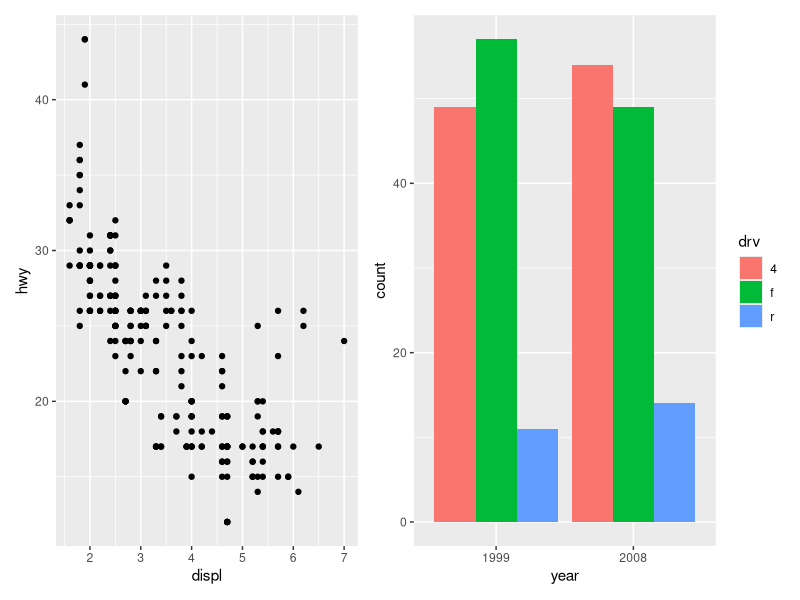
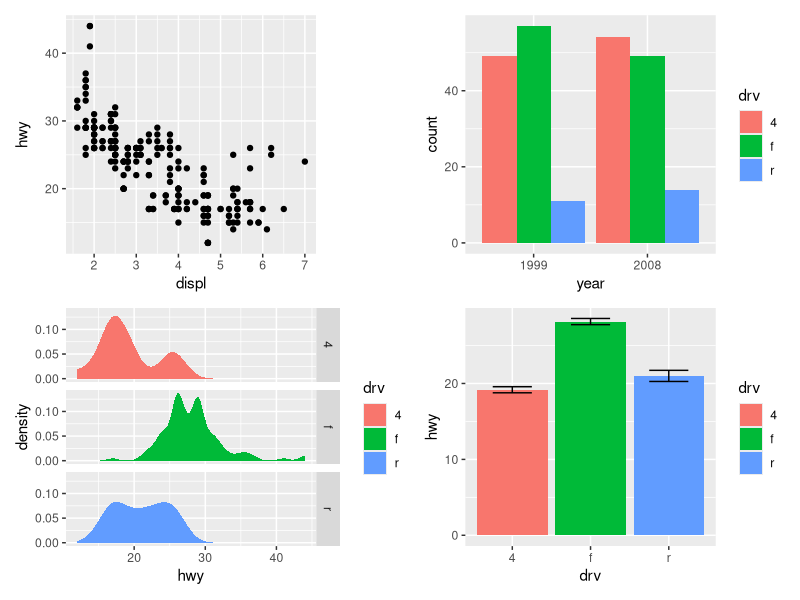
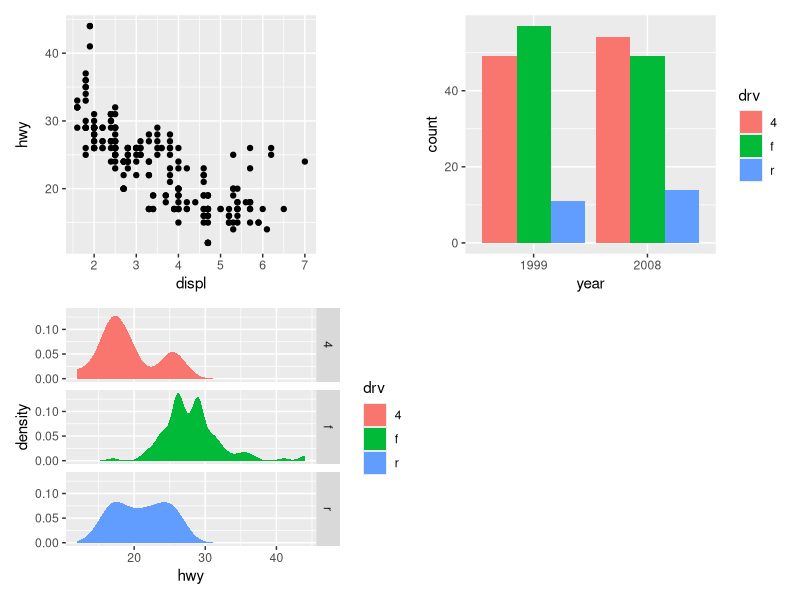
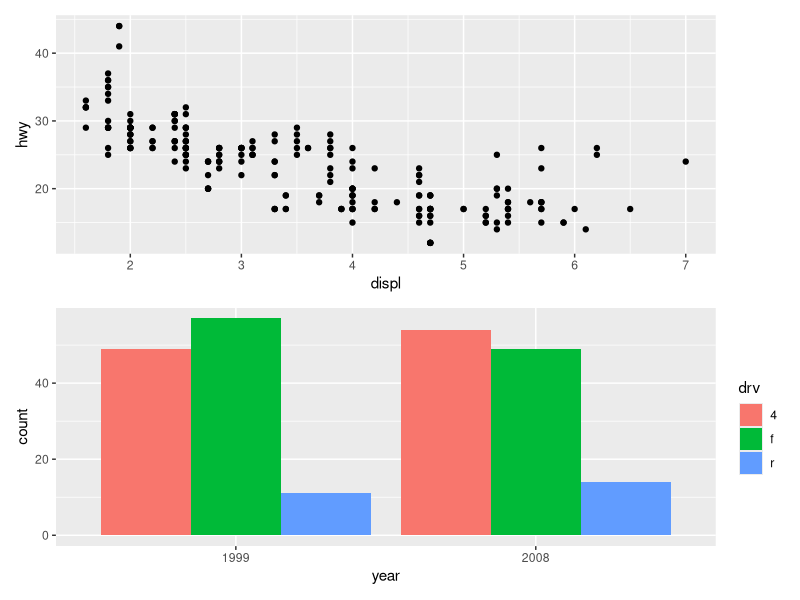
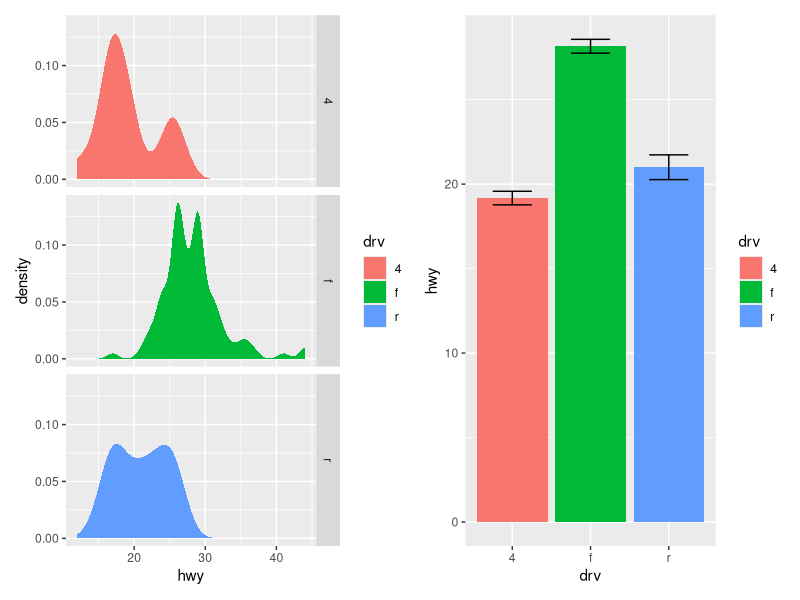
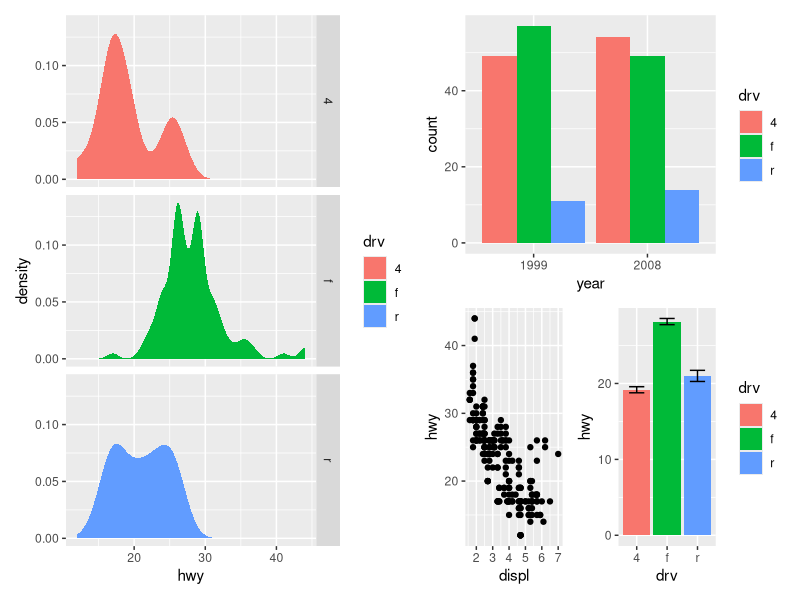
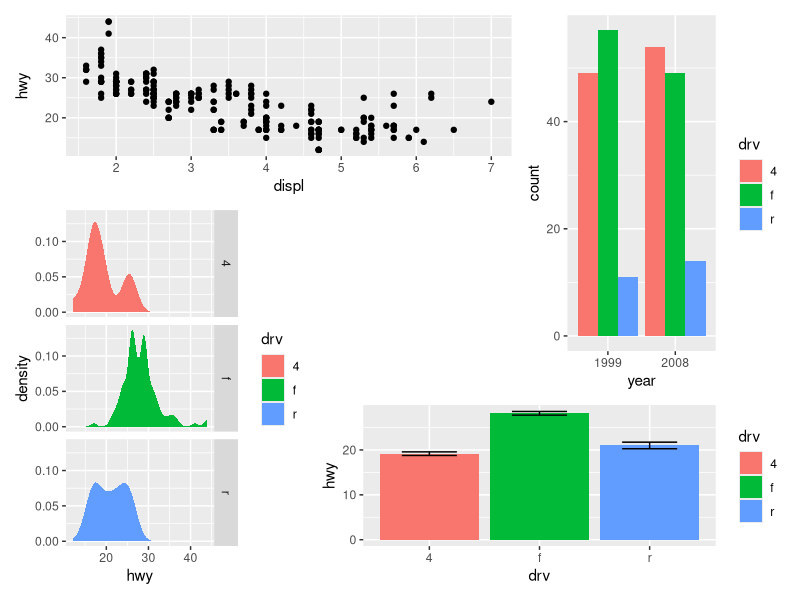
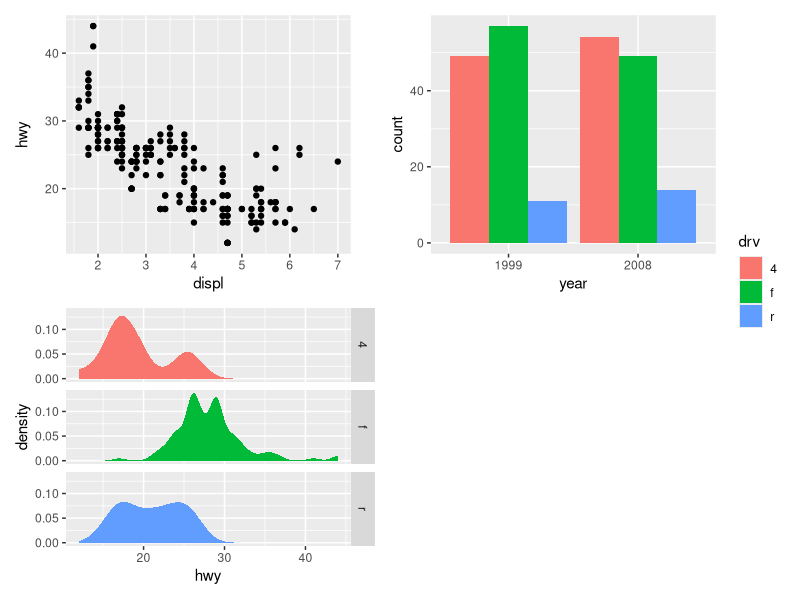

Here is the R script that generated these plots, in order:
## ---- chunk 1
# source("common.R")
# columns(1, 1 / 1.61, 1)
## ---- chunk 2
library(tidyverse)
## ---- chunk 3
p1 <- ggplot(mpg) + 
  geom_point(aes(x = displ, y = hwy))

p2 <- ggplot(mpg) + 
  geom_bar(aes(x = as.character(year), fill = drv), position = "dodge") + 
  labs(x = "year")

p3 <- ggplot(mpg) + 
  geom_density(aes(x = hwy, fill = drv), colour = NA) + 
  facet_grid(rows = vars(drv))

p4 <- ggplot(mpg) + 
  stat_summary(aes(x = drv, y = hwy, fill = drv), geom = "col", fun.data = mean_se) +
  stat_summary(aes(x = drv, y = hwy), geom = "errorbar", fun.data = mean_se, width = 0.5)
## ---- chunk 4
library(patchwork)

p1 + p2
## ---- chunk 5
p1 + p2 + p3 + p4
## ---- chunk 6
p1 + p2 + p3 + plot_layout(ncol = 2)
## ---- chunk 7
p1 / p2
## ---- chunk 8
# Basically the same as using `+` but the intend is clearer
p3 | p4
## ---- chunk 9
p3 | (p2 / (p1 | p4))
## ---- chunk 10
layout <- "
AAB
C#B
CDD
"

p1 + p2 + p3 + p4 + plot_layout(design = layout)
## ---- chunk 11
p1 + p2 + p3 + plot_layout(ncol = 2, guides = "collect")
## ---- chunk 12
p1 + p2 + p3 + guide_area() + plot_layout(ncol = 2, guides = "collect")
## ---- chunk 13
p12 <- p1 + p2
p12[[2]] <- p12[[2]] + theme_light()
p12
## ---- chunk 14
p1 + p4 & theme_minimal()
## ---- chunk 15
p1 + p4 & scale_y_continuous(limits = c(0, 45))
## ---- chunk 16
p34 <- p3 + p4 + plot_annotation(
  title = "A closer look at the effect of drive train in cars",
  caption = "Source: mpg dataset in ggplot2"
)
p34
## ---- chunk 17
p34 + plot_annotation(theme = theme_gray(base_family = "mono"))
## ---- chunk 18
p34 & theme_gray(base_family = "mono")
## ---- chunk 19
p123 <- p1 | (p2 / p3)
p123 + plot_annotation(tag_levels = "I") # Uppercase roman numerics
## ---- chunk 20
p123[[2]] <- p123[[2]] + plot_layout(tag_level = "new")
p123 + plot_annotation(tag_levels = c("I", "a"))
## ---- chunk 21
p1 + inset_element(p2, left = 0.5, bottom = 0.4, right = 0.9, top = 0.95)
## ---- chunk 22
p1 + 
  inset_element(
    p2, 
    left = 0.4, 
    bottom = 0.4, 
    right = unit(1, "npc") - unit(15, "mm"), 
    top = unit(1, "npc") - unit(15, "mm"),
    align_to = "full"
  )
## ---- chunk 23
p24 <- p2 / p4 + plot_layout(guides = "collect")
p1 + inset_element(p24, left = 0.5, bottom = 0.05, right = 0.95, top = 0.9)
## ---- chunk 24
p12 <- p1 + inset_element(p2, left = 0.5, bottom = 0.5, right = 0.9, top = 0.95)
p12 & theme_bw()
## ---- chunk 25
p12 + plot_annotation(tag_levels = 'A')
